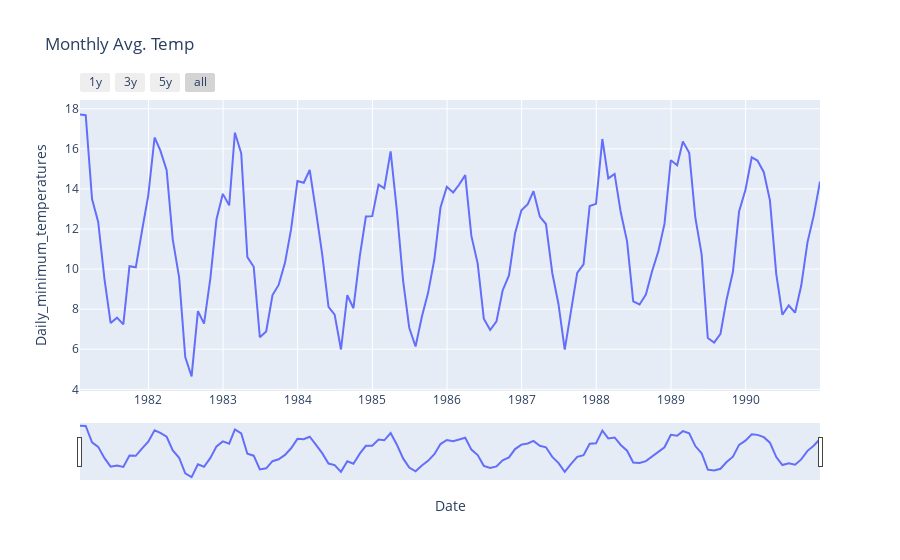

Notebook source saved alongside this figure:
### Code cell
fig = px.line(df, x=df.index, y='Daily_minimum_temperatures', hover_data=['Daily_minimum_temperatures'], title='Monthly Avg. Temp')

fig.update_xaxes(
    rangeslider_visible=True,
    rangeselector=dict(
        buttons=list([
            dict(count=1, label="1y", step="year", stepmode="backward"),
            dict(count=2, label="3y", step="year", stepmode="backward"),
            dict(count=3, label="5y", step="year", stepmode="backward"),
            dict(step="all")
        ])
    )
)
fig.show()
